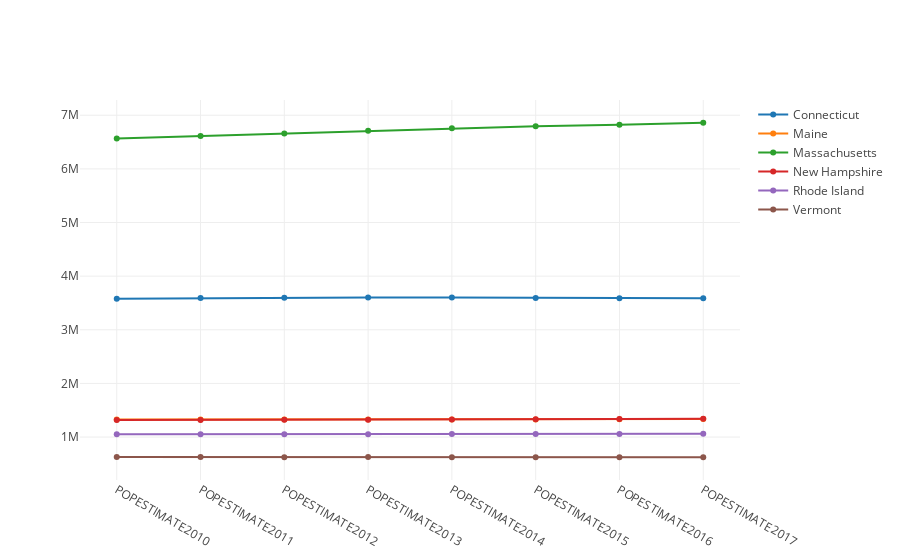

The notebook cell this image was saved under:
### Code cell
pyo.iplot(traces)

### Figure 1 — Plotly figure (JSON) as saved in the notebook; plotly's stock layout.template omitted (floating-point values rounded to 4 significant figures)
{"data": [{"mode": "markers+lines", "name": "Connecticut", "type": "scatter", "uid": "e56e004c-a6c7-4f72-9390-bbae34ca09a1", "x": ["POPESTIMATE2010", "POPESTIMATE2011", "POPESTIMATE2012", "POPESTIMATE2013", "POPESTIMATE2014", "POPESTIMATE2015", "POPESTIMATE2016", "POPESTIMATE2017"], "y": [3580171, 3591927, 3597705, 3602470, 3600188, 3593862, 3587685, 3588184]}, {"mode": "markers+lines", "name": "Maine", "type": "scatter", "uid": "bb009c9c-c22e-4c46-983e-e93775e115b3", "x": ["POPESTIMATE2010", "POPESTIMATE2011", "POPESTIMATE2012", "POPESTIMATE2013", "POPESTIMATE2014", "POPESTIMATE2015", "POPESTIMATE2016", "POPESTIMATE2017"], "y": [1327568, 1327968, 1328101, 1327975, 1328903, 1327787, 1330232, 1335907]}, {"mode": "markers+lines", "name": "Massachusetts", "type": "scatter", "uid": "a2196bb8-5d93-4b2a-b1f4-9cc9126c891b", "x": ["POPESTIMATE2010", "POPESTIMATE2011", "POPESTIMATE2012", "POPESTIMATE2013", "POPESTIMATE2014", "POPESTIMATE2015", "POPESTIMATE2016", "POPESTIMATE2017"], "y": [6564943, 6612178, 6659627, 6711138, 6757925, 6794002, 6823721, 6859819]}, {"mode": "markers+lines", "name": "New Hampshire", "type": "scatter", "uid": "99785fa2-1cb3-49b6-b873-93efd0420098", "x": ["POPESTIMATE2010", "POPESTIMATE2011", "POPESTIMATE2012", "POPESTIMATE2013", "POPESTIMATE2014", "POPESTIMATE2015", "POPESTIMATE2016", "POPESTIMATE2017"], "y": [1316700, 1318345, 1320923, 1322622, 1328684, 1330134, 1335015, 1342795]}, {"mode": "markers+lines", "name": "Rhode Island", "type": "scatter", "uid": "973ec70c-54c1-4c0e-b46c-f71025ba5826", "x": ["POPESTIMATE2010", "POPESTIMATE2011", "POPESTIMATE2012", "POPESTIMATE2013", "POPESTIMATE2014", "POPESTIMATE2015", "POPESTIMATE2016", "POPESTIMATE2017"], "y": [1053169, 1052154, 1052761, 1052784, 1054782, 1055916, 1057566, 1059639]}, {"mode": "markers+lines", "name": "Vermont", "type": "scatter", "uid": "44cb85e2-43a6-4a5f-93f9-56148990e7b6", "x": ["POPESTIMATE2010", "POPESTIMATE2011", "POPESTIMATE2012", "POPESTIMATE2013", "POPESTIMATE2014", "POPESTIMATE2015", "POPESTIMATE2016", "POPESTIMATE2017"], "y": [625842, 626210, 625606, 626044, 625665, 624455, 623354, 623657]}], "layout": {}}
